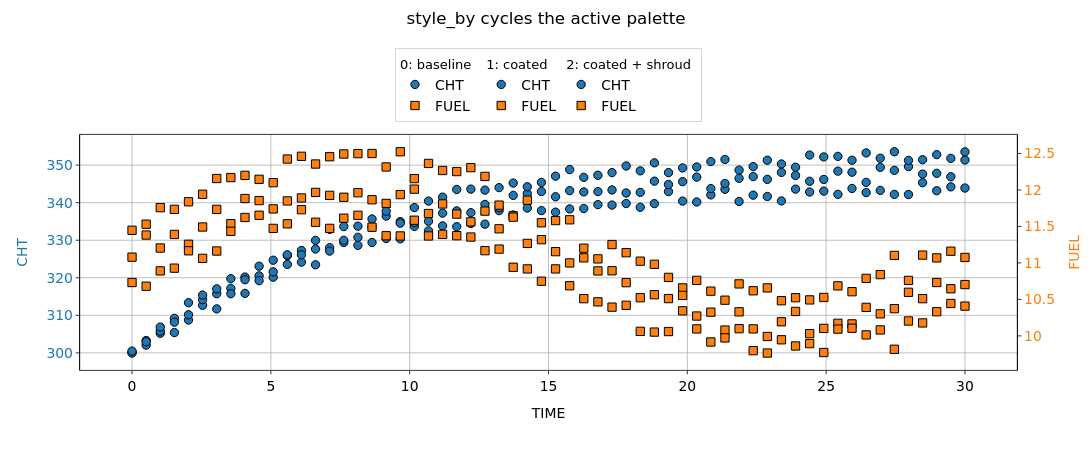

This figure's notebook cell:
### Code cell
nb.plot_ymult(x='TIME', y=['CHT', 'FUEL'], style_by='color+marker',
              suptitle='style_by cycles the active palette')
